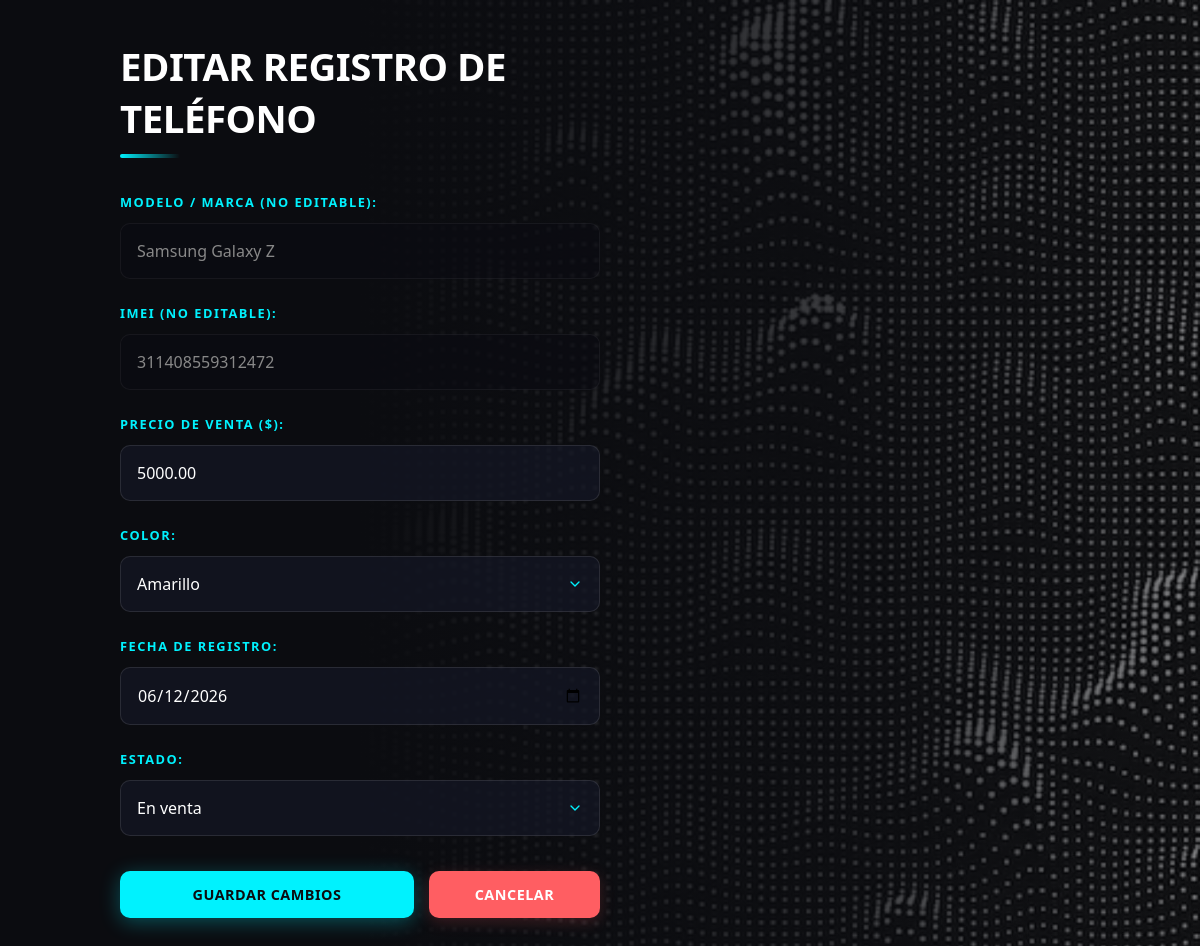
Screenshot of /tienda_telefonos/editar/editar_telefono.php?id=111145 with the database file from the repository.
### tables this page shows
CREATE TABLE IF NOT EXISTS `telefono` (
  `id_telefono` int NOT NULL AUTO_INCREMENT,
  `id_modelo` int DEFAULT NULL,
  `IMEI` varchar(50) DEFAULT NULL,
  `id_color` int(100) unsigned zerofill NOT NULL,
  `precio_actual` decimal(10,2) NOT NULL DEFAULT '0.00',
  `fecha_registro` date DEFAULT NULL,
  `estado` varchar(50) DEFAULT NULL,
  `activo` int DEFAULT '1',
  PRIMARY KEY (`id_telefono`) USING BTREE,
  UNIQUE KEY `IMEI` (`IMEI`),
  KEY `FK_telefono_color` (`id_color`),
  KEY `FK_telefono_modelo` (`id_modelo`),
  CONSTRAINT `FK_telefono_color` FOREIGN KEY (`id_color`) REFERENCES `color` (`id_color`) ON DELETE CASCADE ON UPDATE CASCADE,
  CONSTRAINT `FK_telefono_modelo` FOREIGN KEY (`id_modelo`) REFERENCES `modelo` (`id_modelo`) ON DELETE CASCADE ON UPDATE CASCADE
);

CREATE TABLE IF NOT EXISTS `marca` (
  `id_marca` int(10) unsigned zerofill NOT NULL AUTO_INCREMENT,
  `nombre` varchar(50) DEFAULT NULL,
  `activo` int DEFAULT '1',
  PRIMARY KEY (`id_marca`)
);

CREATE TABLE IF NOT EXISTS `modelo` (
  `id_modelo` int NOT NULL AUTO_INCREMENT,
  `nombre` varchar(50) DEFAULT NULL,
  `id_marca` int(10) unsigned zerofill NOT NULL,
  `activo` int DEFAULT '1',
  PRIMARY KEY (`id_modelo`) USING BTREE,
  KEY `id_marca` (`id_marca`),
  CONSTRAINT `FK_modelo_marca` FOREIGN KEY (`id_marca`) REFERENCES `marca` (`id_marca`)
);

CREATE TABLE IF NOT EXISTS `color` (
  `id_color` int unsigned NOT NULL AUTO_INCREMENT,
  `nombre_color` varchar(50) DEFAULT NULL,
  `activo` int DEFAULT '1',
  PRIMARY KEY (`id_color`)
);

### tienda_telefonos/editar/editar_telefono.php (the view, shortened to what this page needs)
<?php include("../conexion.php");
if (isset($_GET['id'])) {
    $id = $_GET['id'];
} else {
    header("Location: ../menu_mostrar.php?p=telefono");
    exit();
}
$sql_select = "SELECT t.*, m.nombre AS modelo, ma.nombre AS marca
               FROM telefono t
               INNER JOIN modelo m ON t.id_modelo = m.id_modelo
               INNER JOIN marca ma ON m.id_marca = ma.id_marca
               WHERE t.id_telefono = ?";
$stmt = $conexion->prepare($sql_select);
$stmt->bind_param("i", $id);
$stmt->execute();
$registro = $stmt->get_result()->fetch_assoc();
$sql_cols = "SELECT * FROM color";
$res_cols = $conexion->query($sql_cols);
?>
<!DOCTYPE html>
<html lang="es">
<head>
    <link rel="stylesheet" href="../style/estilos_formularios.css">
</head>
<body>
    <div class="card">
        <h2>EDITAR REGISTRO DE TELÉFONO</h2>
        <form action="editar_telefono.php?id=<?php echo htmlspecialchars($id); ?>" method="POST">
            <div class="form-group">
                <label>MODELO / MARCA (NO EDITABLE):</label>
                <input type="text" value="<?php echo htmlspecialchars($registro['marca'] . " " . $registro['modelo']); ?>" disabled>
            </div>
            <div class="form-group">
                <label>IMEI (NO EDITABLE):</label>
                <input type="text" value="<?php echo htmlspecialchars($registro['IMEI']); ?>" disabled>
            </div>
            <div class="form-group">
                <label for="precio">PRECIO DE VENTA ($):</label>
                <input type="number" id="precio" name="precio" step="0.01" value="<?php echo htmlspecialchars($registro['precio_actual']); ?>" required>
            </div>
            <div class="form-group">
                <label for="id_color">COLOR:</label>
                <select id="id_color" name="id_color" required>
                    <?php while($c = $res_cols->fetch_assoc()): ?>
                        <option value="<?php echo $c['id_color']; ?>" <?php if($c['id_color'] == $registro['id_color']) echo "selected"; ?>>
                            <?php echo htmlspecialchars($c['nombre_color']); ?>
                        </option>
                    <?php endwhile; ?>
                </select>
            </div>
            <div class="form-group">
                <label for="fecha_registro">FECHA DE REGISTRO:</label>
                <input type="date" id="fecha_registro" name="fecha_registro" value="<?php echo $registro['fecha_registro']; ?>" required>
            </div>
            <div class="form-group">
                <label for="estado">ESTADO:</label>
                <select id="estado" name="estado" required>
                    <option value="En venta" <?php if($registro['estado'] == 'En venta') echo 'selected'; ?>>En venta</option>
                </select>
            </div>
            <div class="btn-group">
                <button type="submit" class="btn btn-submit">GUARDAR CAMBIOS</button>
                <a href="../menu_mostrar.php?p=telefono" class="btn btn-cancel">CANCELAR</a>
            </div>
        </form>
    </div>
</body>
</html>

### tienda_telefonos/style/estilos_formularios.css (style rules this page uses)
* { margin: 0; padding: 0; box-sizing: border-box; font-family: 'Segoe UI', Tahoma, Geneva, Verdana, sans-serif; }
body { background-color: #0b0c10; color: #ffffff; min-height: 100vh; display: flex; align-items: center; justify-content: flex-start; padding-left: 10%; position: relative; overflow: hidden; }
body::before { content: ""; position: absolute; top: 0; left: 0; width: 100%; height: 100%; background-image: url('../img/fondo.jpg'); background-size: cover; background-position: center right; z-index: -2; }
body::after { content: ""; position: absolute; top: 0; left: 0; width: 100%; height: 100%; background: linear-gradient(90deg, #0b0c10 30%, rgba(11, 12, 16, 0.8) 70%, rgba(11, 12, 16, 0.5) 100%); z-index: -1; }
.card { width: 100%; max-width: 480px; z-index: 10; background: none; border: none; box-shadow: none; padding: 0; }
.card h2 { font-size: 2.4rem; font-weight: 800; letter-spacing: -0.5px; margin-bottom: 35px; color: #ffffff; text-transform: uppercase; }
.card h2::after { content: ""; display: block; width: 60px; height: 4px; background: linear-gradient(90deg, #00f2fe, rgba(0, 242, 254, 0)); margin-top: 10px; border-radius: 2px; }
.form-group { margin-bottom: 25px; }
.form-group label { display: block; color: #00f2fe; text-transform: uppercase; font-size: 0.8rem; font-weight: 800; letter-spacing: 1.5px; margin-bottom: 12px; }
.form-group input[type="text"] { width: 100%; padding: 16px; background-color: rgba(20, 23, 38, 0.7); border: 1px solid rgba(255, 255, 255, 0.1); border-radius: 10px; color: #ffffff; font-size: 1rem; transition: all 0.3s ease; }
.btn-group { display: flex; gap: 15px; margin-top: 35px; }
.btn { padding: 14px 24px; border: none; border-radius: 10px; font-size: 0.9rem; font-weight: 700; cursor: pointer; text-transform: uppercase; transition: all 0.3s ease; text-decoration: none; display: inline-flex; align-items: center; justify-content: center; letter-spacing: 0.5px; }
.btn-submit { background-color: #00f2fe; color: #0b0c10; box-shadow: 0 4px 20px rgba(0, 242, 254, 0.3); flex: 2; }
.btn-cancel { background-color: #ff5e62; color: #ffffff; box-shadow: 0 4px 15px rgba(255, 94, 98, 0.2); flex: 1; }
body { overflow-y: auto !important; padding-top: 40px; padding-bottom: 40px; }

### tienda_telefonos/editar/editar_telefono.php (style rules this page uses)
body { overflow-y: auto !important; align-items: flex-start !important; padding-top: 5vh; padding-bottom: 5vh; }
.form-group select, .form-group input { width: 100%; padding: 16px; background-color: rgba(20, 23, 38, 0.7); border: 1px solid rgba(255, 255, 255, 0.1); border-radius: 10px; color: #ffffff; font-size: 1rem; transition: all 0.3s ease; }
.form-group input:disabled { background-color: rgba(10, 11, 18, 0.5); color: #888888; border-color: rgba(255, 255, 255, 0.05); cursor: not-allowed; }
.form-group select { appearance: none; background-repeat: no-repeat; background-position: right 16px center; background-size: 16px; cursor: pointer; }
.form-group select option { background-color: #0b0c10; color: #ffffff; }

### rows the page displays
telefono: nombre "Samsung Galaxy Z", IMEI "311408559312472", precio "5000.00", id_color "Amarillo", fecha_registro "06/12/2026", estado "En venta"
